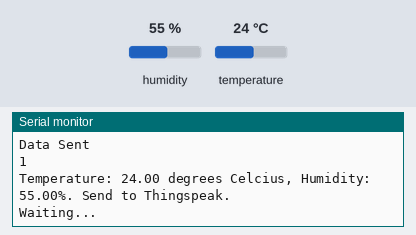
This sketch was run on a simulated ESP32. Shown: the last lines printed to the serial monitor. The test bench sets the inputs (shaded band); at power-on: humidity 55 %, temperature 24 °C. WiFi joins after 1.5 s; servers stay silent unless stated; web services answer with replies made up by the test bench.

Above: at 2.7 s.
2.8 s: humidity set to 22 %
10.7 s: temperature set to 12 °C
At 12.72 s:
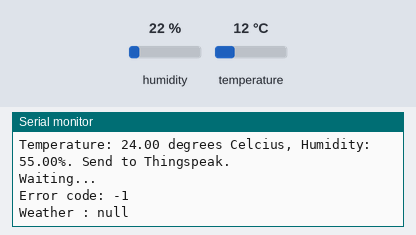
18.6 s: humidity set to 40 %
At 23.7 s:
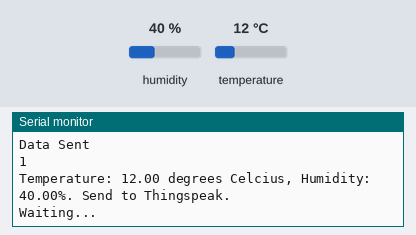

The sketch:

Arduino_sketch_v2.ino
```cpp
#include <DHT.h>
#include <HTTPClient.h>
#include <WiFi.h>
#include <WiFiClientSecure.h>
#include <Arduino_JSON.h>

String apiKey = "YOUR_THINGSPEAK_API_KEY";

const char *ssid =  "YOUR_WIFI_ENDPOINT_NAME";
const char *pass =  "YOUR_WIFI_ENDPOINT_PASSWORD";
const char* server = "api.thingspeak.com";
const char* root_ca= \
"-----BEGIN CERTIFICATE-----\n" \
"MIIDxTCCAq2gAwIBAgIQAqxcJmoLQJuPC3nyrkYldzANBgkqhkiG9w0BAQUFADBs\n" \
"MQswCQYDVQQGEwJVUzEVMBMGA1UEChMMRGlnaUNlcnQgSW5jMRkwFwYDVQQLExB3\n" \
"d3cuZGlnaWNlcnQuY29tMSswKQYDVQQDEyJEaWdpQ2VydCBIaWdoIEFzc3VyYW5j\n" \
"ZSBFViBSb290IENBMB4XDTA2MTExMDAwMDAwMFoXDTMxMTExMDAwMDAwMFowbDEL\n" \
"MAkGA1UEBhMCVVMxFTATBgNVBAoTDERpZ2lDZXJ0IEluYzEZMBcGA1UECxMQd3d3\n" \
"LmRpZ2ljZXJ0LmNvbTErMCkGA1UEAxMiRGlnaUNlcnQgSGlnaCBBc3N1cmFuY2Ug\n" \
"RVYgUm9vdCBDQTCCASIwDQYJKoZIhvcNAQEBBQADggEPADCCAQoCggEBAMbM5XPm\n" \
"+9S75S0tMqbf5YE/yc0lSbZxKsPVlDRnogocsF9ppkCxxLeyj9CYpKlBWTrT3JTW\n" \
"PNt0OKRKzE0lgvdKpVMSOO7zSW1xkX5jtqumX8OkhPhPYlG++MXs2ziS4wblCJEM\n" \
"xChBVfvLWokVfnHoNb9Ncgk9vjo4UFt3MRuNs8ckRZqnrG0AFFoEt7oT61EKmEFB\n" \
"Ik5lYYeBQVCmeVyJ3hlKV9Uu5l0cUyx+mM0aBhakaHPQNAQTXKFx01p8VdteZOE3\n" \
"hzBWBOURtCmAEvF5OYiiAhF8J2a3iLd48soKqDirCmTCv2ZdlYTBoSUeh10aUAsg\n" \
"EsxBu24LUTi4S8sCAwEAAaNjMGEwDgYDVR0PAQH/BAQDAgGGMA8GA1UdEwEB/wQF\n" \
"MAMBAf8wHQYDVR0OBBYEFLE+w2kD+L9HAdSYJhoIAu9jZCvDMB8GA1UdIwQYMBaA\n" \
"FLE+w2kD+L9HAdSYJhoIAu9jZCvDMA0GCSqGSIb3DQEBBQUAA4IBAQAcGgaX3Nec\n" \
"nzyIZgYIVyHbIUf4KmeqvxgydkAQV8GK83rZEWWONfqe/EW1ntlMMUu4kehDLI6z\n" \
"eM7b41N5cdblIZQB2lWHmiRk9opmzN6cN82oNLFpmyPInngiK3BD41VHMWEZ71jF\n" \
"hS9OMPagMRYjyOfiZRYzy78aG6A9+MpeizGLYAiJLQwGXFK3xPkKmNEVX58Svnw2\n" \
"Yzi9RKR/5CYrCsSXaQ3pjOLAEFe4yHYSkVXySGnYvCoCWw9E1CAx2/S6cCZdkGCe\n" \
"vEsXCS+0yx5DaMkHJ8HSXPfqIbloEpw8nL+e/IBcm2PN7EeqJSdnoDfzAIJ9VNep\n" \
"+OkuE6N36B9K\n" \
"-----END CERTIFICATE-----\n";

#define DHTPIN 23

DHT dht(23, DHT11);

WiFiClient client;
HTTPClient http;
String jsonBuffer;

void setup()
{
       Serial.begin(115200);
       delay(10);
       dht.begin();

       Serial.println("Connecting to ");
       Serial.println(ssid);


       WiFi.begin(ssid, pass);

      while (WiFi.status() != WL_CONNECTED)
     {
            delay(500);
            Serial.print(".");
     }
      Serial.println("");
      Serial.println("WiFi connected");

}

void loop()
{

      float h = dht.readHumidity();
      float t = dht.readTemperature();

              if (isnan(h) || isnan(t))
                 {

                     Serial.println("Failed to read from DHT sensor!");
                     delay(2000);
                      return;
                 }

                         if (client.connect(server,80))
                      {
                             String serverPath = "YOUR_WEATHER_API_ADDRESS";
                             String postStr = "https://api.thingspeak.com/update?api_key=";
                             postStr += apiKey;
                             postStr +="&field1=";
                             postStr += String(t);
                             postStr +="&field2=";
                             postStr += String(h);

                             jsonBuffer = httpGETRequest(serverPath.c_str());
                             JSONVar myObject = JSON.parse(jsonBuffer);

                             if (!(JSON.typeof(myObject) == "undefined")){
                                postStr +="&field3=";

                                postStr += (const char*)myObject["current"]["condition"]["text"];
                                Serial.print("Weather : ");
                                Serial.print(myObject["current"]["condition"]["text"]);
                                Serial.print("\n");
                              }


                             http.begin(postStr.c_str(), root_ca);
                             //http.begin(client, postStr.c_str());
                             int code = http.GET();
                             if(code > 0){
                              Serial.print("Data Sent\n");
                              String payload = http.getString();
                              Serial.println(payload);
                              Serial.print("\n");
                              }
                              else{
                                Serial.print("Data not Sent\n");
                                }


                             Serial.print("Temperature: ");
                             Serial.print(t);
                             Serial.print(" degrees Celcius, Humidity: ");
                             Serial.print(h);
                             Serial.println("%. Send to Thingspeak.");
                        }
          client.stop();

          Serial.println("Waiting...");


  delay(10000);
}


String httpGETRequest(const char* serverName) {
  WiFiClient client;
  HTTPClient http;

  // Your IP address with path or Domain name with URL path
  http.begin(client, serverName);

  // Send HTTP POST request
  int httpResponseCode = http.GET();

  String payload = "{}";

  if (httpResponseCode>0) {
    Serial.print("HTTP Response code: ");
    Serial.println(httpResponseCode);
    payload = http.getString();
  }
  else {
    Serial.print("Error code: ");
    Serial.println(httpResponseCode);
  }
  // Free resources
  http.end();

  return payload;
}
```

Measured:
- after the input at 18.6 s, the serial monitor: prints a new line after 4.8 s (image 2)
